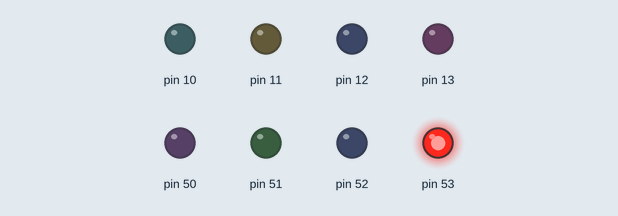
Bench run of a sketch on a simulated Arduino Mega 2560, built with avr-gcc and run on an emulated ATmega2560. Parts: output pins drawn as LEDs (lit = HIGH).

Above: at 0.6 s.
At 3.2 s:
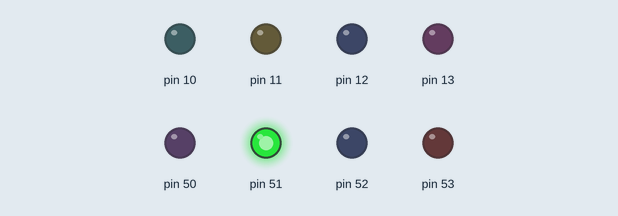
At 4.5 s:
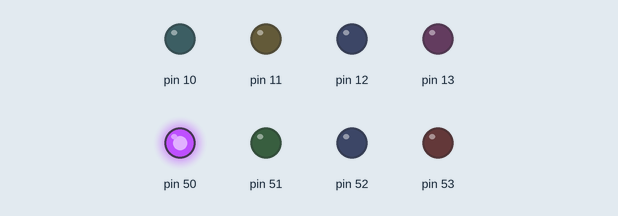
At 5.9 s:
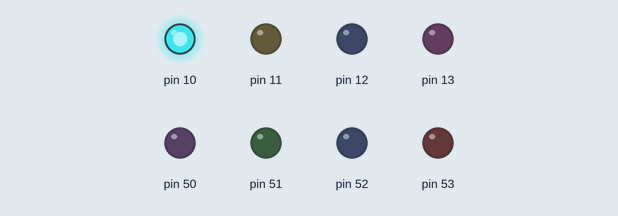
At 8.5 s:
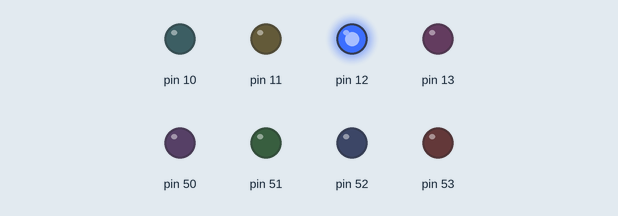
At 12.4 s:
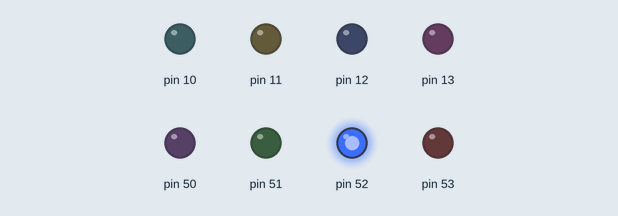
Timing chart, 0 to 13.7 s (numbered marks = the images above):
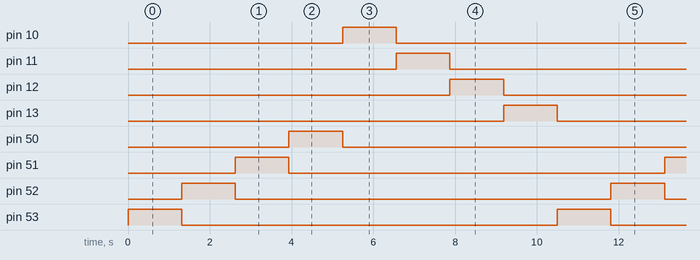

Measured:
- by itself, pin 10–13, pin 50–53: alternates HIGH for 1.3 s and LOW for 9.2 s
- by itself, everything shown: repeats every 10.5 s, in 8 steps

The sketch:

ETALVIS_Problem_02_03.ino
```cpp
//SELF ASSESSMENT - 2
//LEDs SET 02 Problem 03
//Problem: connect 8 LEDs to port B from bit 0 to 7
//Glow all the 8 LEDs one by one. Do not off the LED.
void delay1();//delay function declaration
void setup() {
  // put your setup code here, to run once:
  volatile char *ddrB;
  ddrB = 0x24;
  *ddrB = 0xFF;
}
void loop() {
  // put your main code here, to run repeatedly:
  volatile char *outB;
  unsigned char gleds[8]={0x01,0x02,0x04,0x08,0x10,0x20,0x40,0x80};
  volatile int c;
  outB = 0x25;
  for(c=0;c<8;c++)
  {
    *outB = gleds[c];
    delay1();
  }
}
void delay1()
{
  volatile long i;
  for(i=0;i<600000;i++);
}
```
